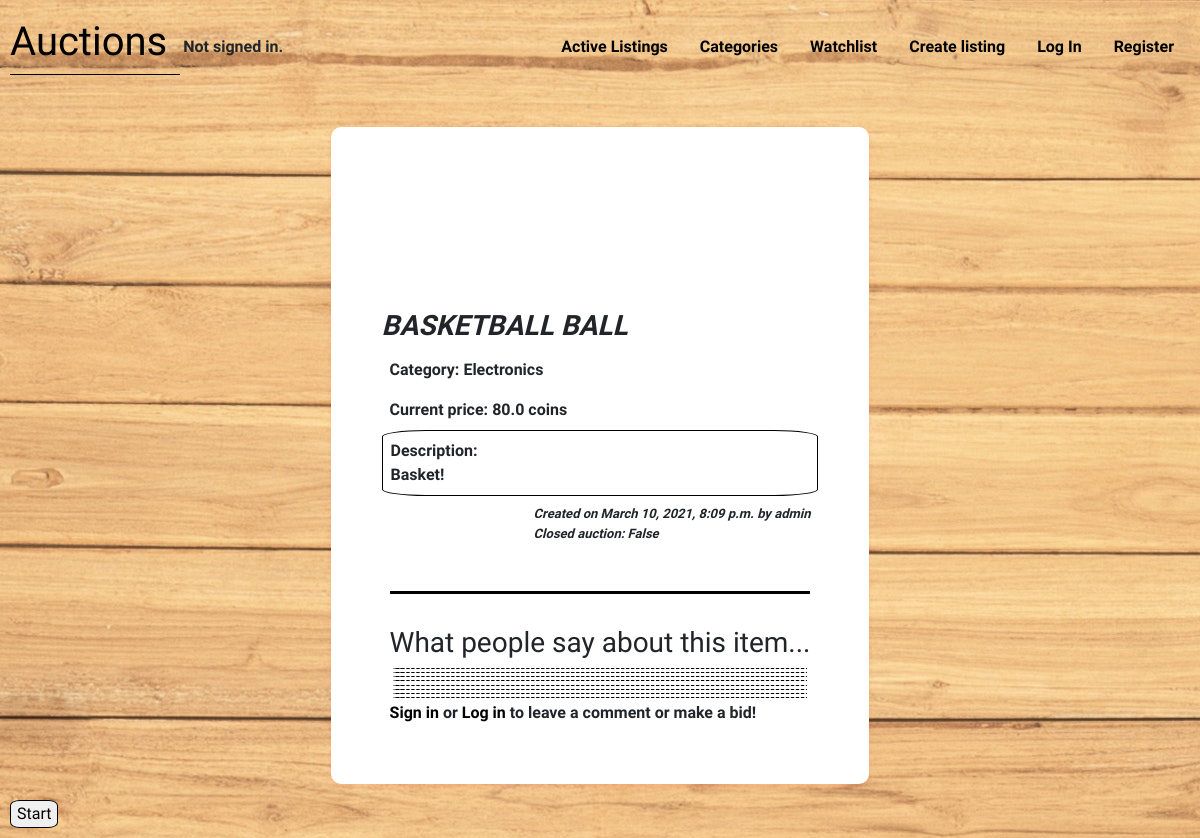
The app's page /show_listing/4 with its own data.
### auctions/models.py (models this page shows)
class Listing(models.Model):
    title = models.CharField(max_length=64, help_text='Provide the name of the new item.')
    description = models.CharField(max_length=255, help_text='Add a short description of the item.')
    starting_bid = models.FloatField(help_text='Set the initial bid.')
    current_bid = models.FloatField(null=True, blank=True)
    image_url = models.URLField(blank=True, help_text='Optional. Provide an "url" for an image for the listing.')
    category = models.CharField(max_length=64, choices=(('1','Fashion'),('2','Toys'),('3','Electronics'),('4','Home'),), help_text='Choose a category.')
    user = models.ForeignKey(User, on_delete=models.CASCADE, related_name='user')
    date = models.DateTimeField(editable=False, default=timezone.now)
    closed = models.BooleanField(default=False)
    watchlist = models.ManyToManyField(User, blank=True, related_name='watchlist')
    buyer = models.ManyToManyField(User, null=True, related_name='buyer')

class User(AbstractUser):
    pass

class Comment(models.Model):
    writer = models.ForeignKey(User, on_delete=models.CASCADE, related_name='writer')
    listing = models.ForeignKey(Listing, on_delete=models.CASCADE, related_name='listing')
    comment = models.CharField(max_length=64)
    date = models.DateTimeField(editable=False, default=timezone.now)

### auctions/views.py (the view)
# urls.py: path('show_listing/<int:listing_id>', views.show_listing, name='show_listing'),
def show_listing(request, listing_id):
    listing = Listing.objects.get(pk=listing_id)
    try:
        watched_id =  request.user.watchlist.get(pk=listing_id)
    except Exception as e:
        watched_id = None
    if listing.user == request.user:
        user_creator = True
    else:
        user_creator = None
    if request.method == 'POST':
        request.user.watchlist.add(listing)
        print(f'{listing} has been added to {request.user}')
        return HttpResponseRedirect(reverse('show_listing', args=(listing_id,)))
    return render(request, 'auctions/show_listing.html', {
        'listing': listing,
        'watched_id': watched_id,
        'comments': Comment.objects.all(),
        'user_creator': user_creator
    })

### auctions/templates/auctions/show_listing.html (shortened to what this page needs)
{% extends 'auctions/layout.html' %}
{% block body %}
<div class="container" style="display: block;">
    <article class="listing-container">
        <div class="listing-bg-img-wrap">
            {% load static %}
            <div class="listing-bg-img" style="background-image: url({% if listing.image_url %}{{ listing.image_url }}{% else %}{% static 'auctions/pics/no-image.jpg' %}{% endif %});"></div>
        </div>
        <div class="listing-text">
            <h3 style="text-transform: uppercase; font-weight: bolder; font-style: oblique;">{{ listing.title }}</h3>
            <div>
                <div>Category: {{ listing.get_category_display }}</div>
            </div>
            <div>
                <div>Current price: {% if listing.current_bid %}{{ listing.current_bid }}{% else %}{{ listing.starting_bid }}{% endif %} coins</div>
            </div>
            <div class="listing-description">
                <div>Description:</div>
                <div>{{ listing.description }}</div>
            </div>
            <div class="listing-footnotes">
                <div>
                    <div>Created on {{ listing.date }} by {{ listing.user }}</div>
                    <div>Closed auction: {{ listing.closed }}</div>
                </div>
            </div>
        </div>
        <div class="handling-content" style="padding: .5rem;">
            <div class="comment-wrapper">
                <h3>What people say about this item...</h3>
                {% for comment in comments %}
                <div class="new-comment-wrap">
                </div>
                {% empty %}
                    <p>{{ listing.title}} has no comment so far.</p>
                {% endfor %}
                {% if user.is_authenticated %}
                    <form action="{% url 'comment_listing' listing.id %}" method="post">
                        {% csrf_token %}
                        <label for="#comment">Comment: </label>
                        <input type="text" name="comment" id="comment">
                        <input type="submit" value="Submit" style="border-radius: 20%;">
                    </form>
                {% else %}
                    <div class="comment-alert-wrap">
                        <div class="comment-alert-text">
                            <span><a href="{% url 'register' %}">Sign in</a> or <a href="{% url 'login' %}">Log in</a> to leave a comment or make a bid!</span>
                        </div>
                    </div>
                {% endif %}
            </div>
        </div>
    </article>
</div>
{% endblock body %}

### auctions/static/auctions/styles.css (style rules this page uses)
body { padding: 10px; font-family: 'Amatic SC', cursive; font-family: 'Delius', cursive; font-weight: bold; }
body a { color: black; }
.container { display: grid; grid-template-columns: auto auto auto; grid-column-gap: 2rem; padding: 2%; width: 90%; }
.listing-container { align-self: center; justify-self: center; min-height: 100%; margin: 2%; background-color: #fff; box-shadow: 0 2px 5px rgba(252, 1, 1, 0.1); transition: all .1s ease-in; padding: 5%; border: none; border-radius: 10px; }
.listing-text > div { padding: .5rem }
.listing-bg-img { padding-bottom: 30%; background-size: contain; background-repeat: no-repeat; background-position: center; }
.listing-description { border: .1rem solid black; border-radius: 10%; }
.listing-footnotes { display: flex; justify-content: flex-end; font-size: small; font-style: italic; }
.comment-wrapper { margin-top: 2rem; border-top: .2rem solid black; }
.comment-wrapper > h3 { margin-top: 2rem; }
.new-comment-wrap { border-bottom: .08rem dashed black; border-radius: 2%; margin: .2rem; }

### records on screen
Listing: title "BASKETBALL BALL", category "Electronics", current_bid "80.0", description "Basket!", date "March 10, 2021, 8:09 p.m.", user "admin", closed "False"
